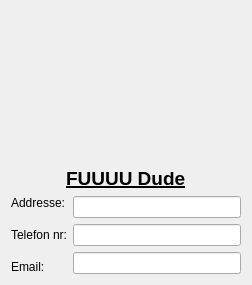
             <widget class="QWidget" name="page_25">
              <layout class="QGridLayout" name="gridLayout_41">
               <item row="0" column="0">
                <layout class="QVBoxLayout" name="verticalLayout_49">
                 <item>
                  <layout class="QHBoxLayout" name="horizontalLayout_80">
                   <item>
                    <layout class="QHBoxLayout" name="horizontalLayout_81">
                     <item>
                      <spacer name="horizontalSpacer_99">
                       <property name="orientation">
                        <enum>Qt::Horizontal</enum>
                       </property>
                       <property name="sizeHint" stdset="0">
                        <size>
                         <width>40</width>
                         <height>20</height>
                        </size>
                       </property>
                      </spacer>
                     </item>
                    </layout>
                   </item>
                   <item>
                    <widget class="QLabel" name="label_118">
                     <property name="minimumSize">
                      <size>
                       <width>150</width>
                       <height>150</height>
                      </size>
                     </property>
                     <property name="maximumSize">
                      <size>
                       <width>150</width>
                       <height>150</height>
                      </size>
                     </property>
                     <property name="text">
                      <string/>
                     </property>
                     <property name="pixmap">
                      <pixmap>../../../Pictures/FUU.PNG</pixmap>
                     </property>
                     <property name="scaledContents">
                      <bool>true</bool>
                     </property>
                    </widget>
                   </item>
                   <item>
                    <spacer name="horizontalSpacer_100">
                     <property name="orientation">
                      <enum>Qt::Horizontal</enum>
                     </property>
                     <property name="sizeHint" stdset="0">
                      <size>
                       <width>40</width>
                       <height>20</height>
                      </size>
                     </property>
                    </spacer>
                   </item>
                  </layout>
                 </item>
                 <item>
                  <layout class="QHBoxLayout" name="horizontalLayout_82">
                   <item>
                    <spacer name="horizontalSpacer_101">
                     <property name="orientation">
                      <enum>Qt::Horizontal</enum>
                     </property>
                     <property name="sizeHint" stdset="0">
                      <size>
                       <width>40</width>
                       <height>20</height>
                      </size>
                     </property>
                    </spacer>
                   </item>
                   <item>
                    <widget class="QLabel" name="label_119">
                     <property name="font">
                      <font>
                       <pointsize>14</pointsize>
                       <weight>75</weight>
                       <bold>true</bold>
                       <underline>true</underline>
                      </font>
                     </property>
                     <property name="text">
                      <string>FUUUU Dude</string>
                     </property>
                    </widget>
                   </item>
                   <item>
                    <spacer name="horizontalSpacer_102">
                     <property name="orientation">
                      <enum>Qt::Horizontal</enum>
                     </property>
                     <property name="sizeHint" stdset="0">
                      <size>
                       <width>40</width>
                       <height>20</height>
                      </size>
                     </property>
                    </spacer>
                   </item>
                  </layout>
                 </item>
                </layout>
               </item>
               <item row="1" column="0">
                <layout class="QGridLayout" name="gridLayout_42">
                 <item row="0" column="0" rowspan="3">
                  <layout class="QVBoxLayout" name="verticalLayout_50">
                   <item>
                    <widget class="QLabel" name="label_120">
                     <property name="text">
                      <string>Addresse:</string>
                     </property>
                    </widget>
                   </item>
                   <item>
                    <spacer name="verticalSpacer_47">
                     <property name="orientation">
                      <enum>Qt::Vertical</enum>
                     </property>
                     <property name="sizeHint" stdset="0">
                      <size>
                       <width>20</width>
                       <height>28</height>
                      </size>
                     </property>
                    </spacer>
                   </item>
                   <item>
                    <widget class="QLabel" name="label_121">
                     <property name="text">
                      <string>Telefon nr:</string>
                     </property>
                    </widget>
                   </item>
                   <item>
                    <spacer name="verticalSpacer_48">
                     <property name="orientation">
                      <enum>Qt::Vertical</enum>
                     </property>
                     <property name="sizeHint" stdset="0">
                      <size>
                       <width>20</width>
                       <height>28</height>
                      </size>
                     </property>
                    </spacer>
                   </item>
                   <item>
                    <widget class="QLabel" name="label_122">
                     <property name="text">
                      <string>Email:</string>
                     </property>
                    </widget>
                   </item>
                  </layout>
                 </item>
                 <item row="0" column="1">
                  <widget class="QLineEdit" name="lineEdit_67"/>
                 </item>
                 <item row="1" column="1">
                  <widget class="QLineEdit" name="lineEdit_68"/>
                 </item>
                 <item row="2" column="1">
                  <widget class="QLineEdit" name="lineEdit_69"/>
                 </item>
                </layout>
               </item>
              </layout>
             </widget>
